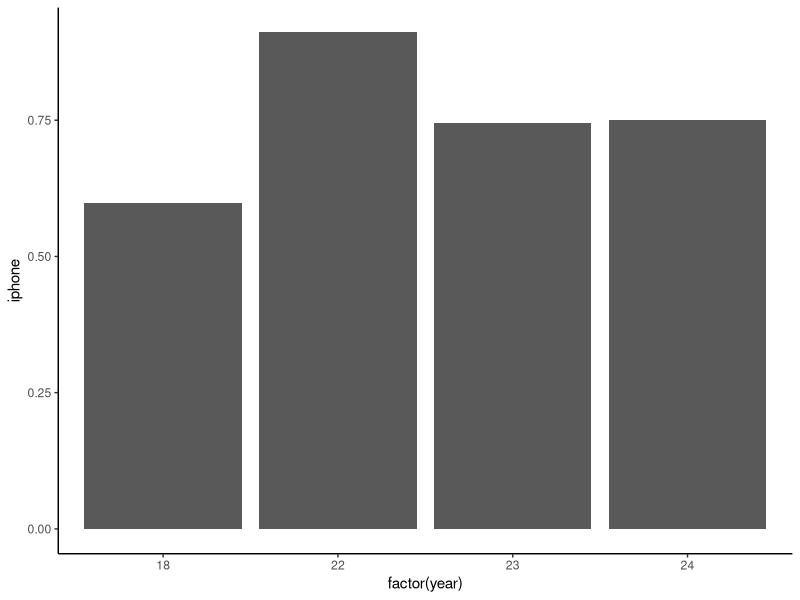
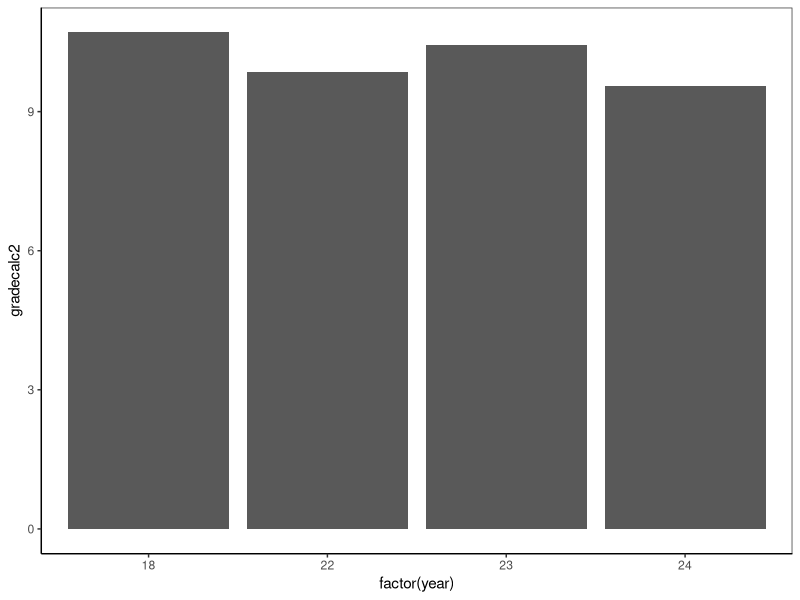
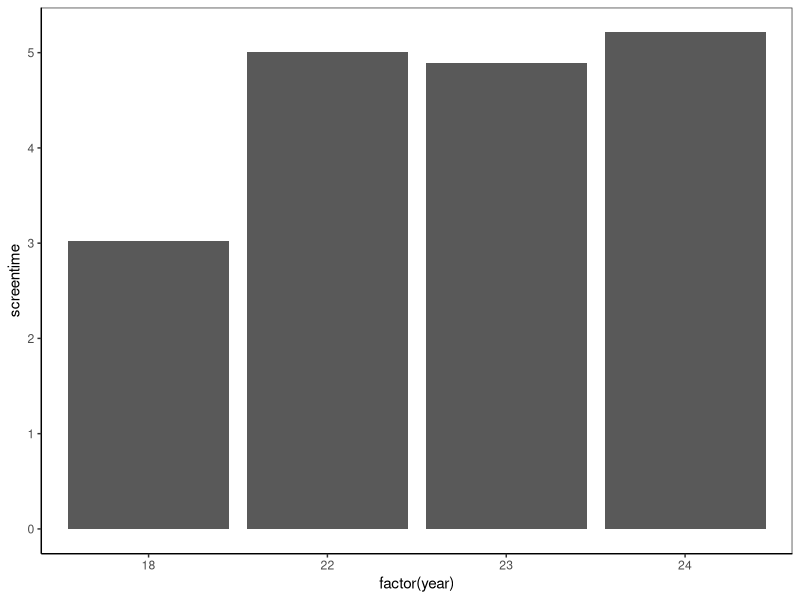
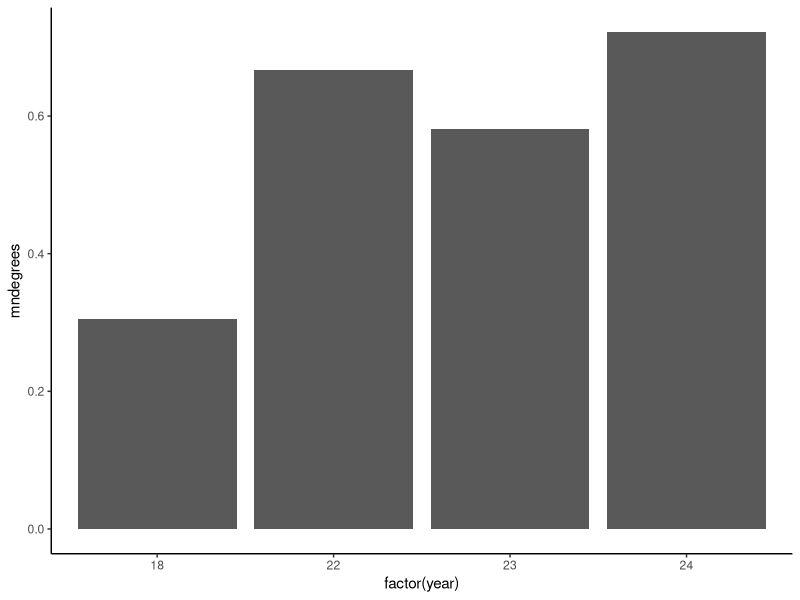
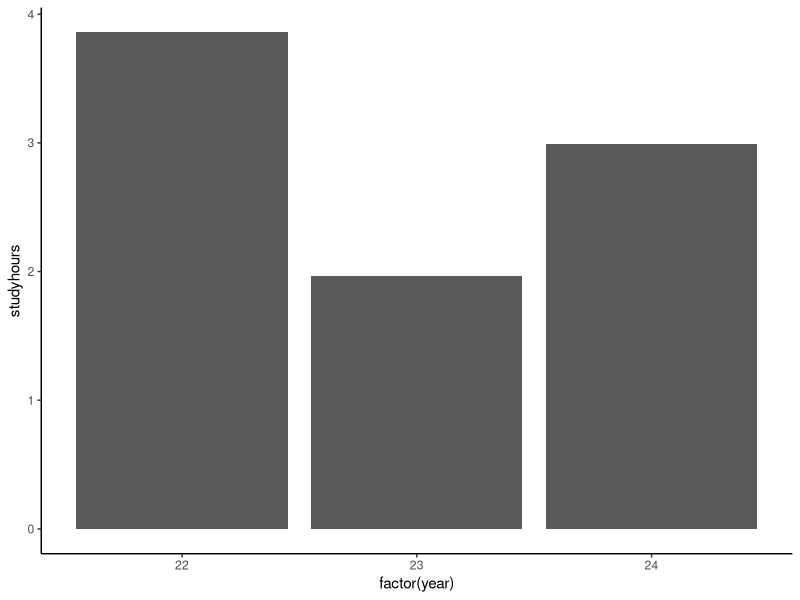
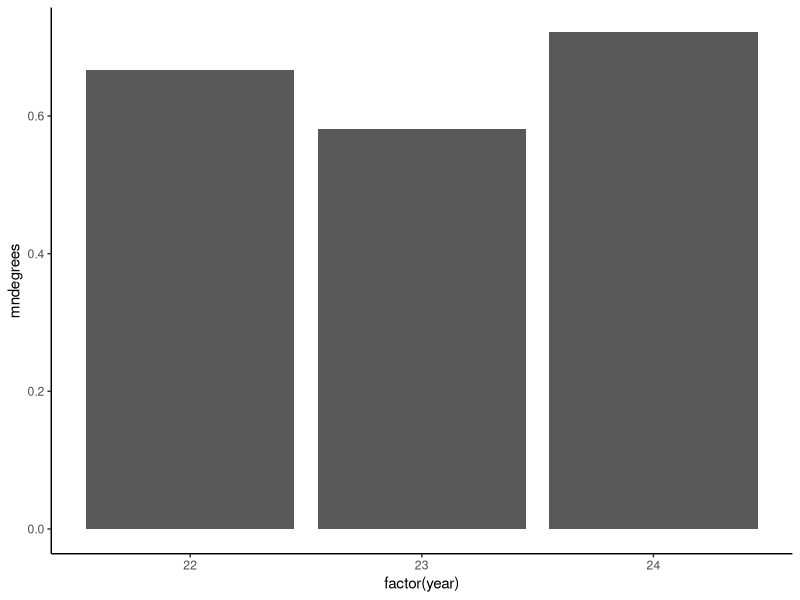
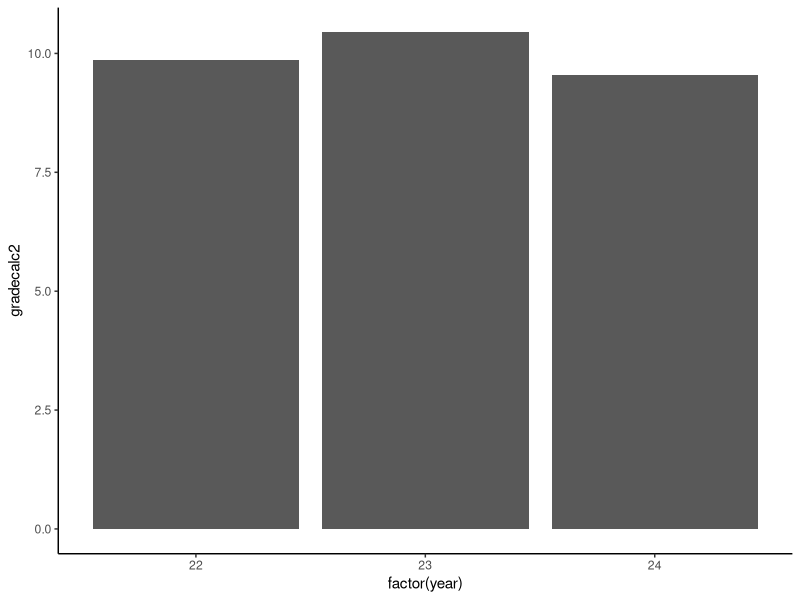

These charts were generated, in order, by the following R code:
#PRELIM OBSERVATIONS
# What questions can we ask with this data?

# Load lib
library(tidyverse)
library(here)
library(chron)
library(readxl)
library(dplyr)

# Load files (5)
c1<- read_xlsx(here("MA231 TEN AM FALL 2022.xlsx"))
c2<- read_xlsx(here("MA231 ONE PM FALL 2022.xlsx"))
d1<- read_xlsx(here("MA232 NINE AM SPRING 2024.xlsx"))
d2<- read_xlsx(here("MA232 TWELVE PM SPRING 2024.xlsx"))
s<- read_xlsx(here("MA232 TWELVE PM SPRING 2023.xlsx"))

# Add more information to the files and combine them
# Add column describing the year, course name, and semester
c1 <- c1|> mutate(year = 22,
                  semester = 0, #fall = 0, spring = 1
                  time = times(paste0(10, ":00", ":00")),
                  coursecode = 231)
c2 <- c2|> mutate(year = 22,
                  semester = 0, #fall = 0, spring = 1
                  time = times(paste0(13, ":00", ":00")),
                  coursecode = 231) 
d1 <- d1|> mutate(year = 24,
                  semester = 1, #fall = 0, spring = 1
                  time = times(paste0(9, ":00", ":00")),
                  coursecode = 232,) 
d2 <- d2|> mutate(year = 24,
                  semester = 1, #fall = 0, spring = 1
                  time = times(paste0(12, ":00", ":00")),
                  coursecode = 232) 
s <- s|> mutate(year = 23,
                semester = 1, #fall = 0, spring =1
                time = times(paste0(12, ":00", ":00")),
                coursecode = 232) 

# Move newly added columns to the front
c1 <- c1|>relocate(c("year", "semester", "time", "coursecode"))
c2 <- c2|>relocate(c("year", "semester", "time", "coursecode"))
d1 <- d1|>relocate(c("year", "semester", "time", "coursecode"))
d2 <- d2|>relocate(c("year", "semester", "time", "coursecode"))
s <- s|>relocate(c("year", "semester", "time", "coursecode"))

# Combine sets
calc3total <- rbind(c1, c2)
diffeqtotal <- rbind(d1, d2, s)

# Moved columns around so dataset matches
calc3total <- calc3total|>relocate("gradecalc2", .after = "noprereq")
diffeqtotal <- diffeqtotal|>relocate("gradecalc2", .after = "noprereq")

# Bind all recent survey data
cols3 <- colnames(dplyr::select(calc3total, -one_of("gradediffeq", "diffeq", "noprereq", "gradecalc3")))
postCOVID <- rbind(
  subset(calc3total, select = cols3), 
  subset(diffeqtotal, select = cols3)
)

# We want to do meta analysis of past data
# Load data
preCOVID <- read_xlsx("datafor_r.xlsx")

# Clean
# time here is if the class is MWF or TuTh, where MWF is 1.
names(preCOVID) <- c("aem", "gradecalc1", "gradecalc2", "gradecalc3", "gradediffeq", "gpapr", "gradyr", "iphone", "time", "mjdegrees", "mndegrees", "NUniPre", "PhAlwys", "PhAwy", "PhDistr", "PhOnce", "screentime")
preCOVID <- preCOVID|> mutate(year = 18,
                  semester = 0, #fall = 0, spring = 1
                  coursecode = 330)
preCOVID <- preCOVID|>relocate(c("year", "semester", "time", "coursecode"))
preCOVID <- preCOVID|>relocate("mndegrees", .after = "iphone")

# rbind all together by common columns
common <- colnames(dplyr::select(postCOVID, c("year", "semester", "time", "coursecode", "iphone", "mndegrees", "gradecalc2", "screentime")))
all <- rbind(
  subset(preCOVID, select = common), 
  subset(postCOVID, select = common)
)

### GRAPHS
# Now do some general graphs throughout covid
ggplot(all, aes(x = factor(year), y = iphone)) + 
  geom_bar(stat = "summary", fun = "mean") + 
  theme(panel.grid.major = element_blank(), panel.grid.minor = element_blank(), panel.background = element_blank(), axis.line = element_line(colour = "black"))

ggplot(all, aes(x = factor(year), y = gradecalc2)) + 
  geom_bar(stat = "summary", fun = "mean") + theme_bw() + 
  theme(panel.grid.major = element_blank(), panel.grid.minor = element_blank(), panel.background = element_blank(), axis.line = element_line(colour = "black"))

ggplot(all, aes(x = factor(year), y = screentime)) + 
  geom_bar(stat = "summary", fun = "mean") + theme_bw() + 
  theme(panel.grid.major = element_blank(), panel.grid.minor = element_blank(), panel.background = element_blank(), axis.line = element_line(colour = "black"))

ggplot(all, aes(x=factor(year), y = mndegrees))+
  geom_bar(stat = "summary", fun = "mean") + 
  theme(panel.grid.major = element_blank(), panel.grid.minor = element_blank(), panel.background = element_blank(), axis.line = element_line(colour = "black"))

# Some for only post COVID
ggplot(postCOVID, aes(x=factor(year), y = studyhours))+
  geom_bar(stat = "summary", fun = "mean") + 
  theme(panel.grid.major = element_blank(), panel.grid.minor = element_blank(), panel.background = element_blank(), axis.line = element_line(colour = "black"))

ggplot(postCOVID, aes(x=factor(year), y = mndegrees))+
  geom_bar(stat = "summary", fun = "mean") + 
  theme(panel.grid.major = element_blank(), panel.grid.minor = element_blank(), panel.background = element_blank(), axis.line = element_line(colour = "black"))

ggplot(postCOVID, aes(x=factor(year), y = gradecalc2))+
  geom_bar(stat = "summary", fun = "mean") + 
  theme(panel.grid.major = element_blank(), panel.grid.minor = element_blank(), panel.background = element_blank(), axis.line = element_line(colour = "black"))

# Export needed files
library(openxlsx)
write.xlsx(calc3total, "calc3.xlsx")
write.xlsx(diffeqtotal, "diffeq.xlsx")
write.xlsx(all, "all.xlsx")
